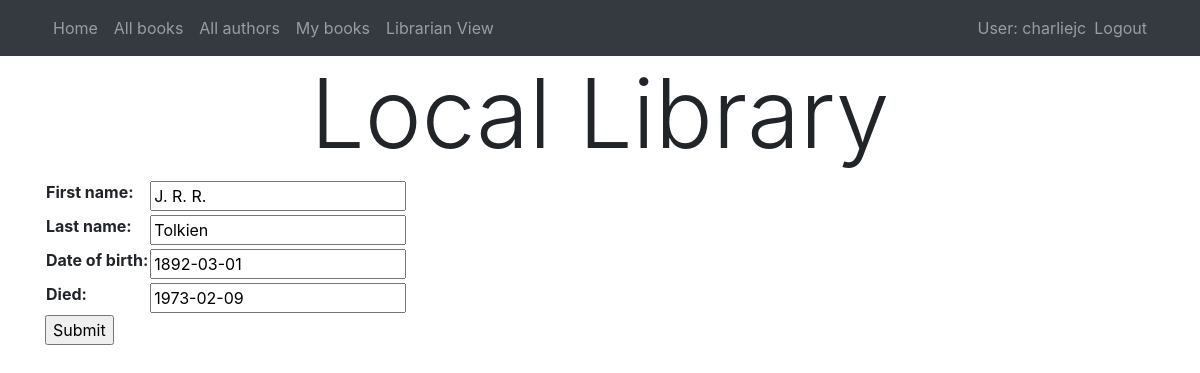
Screenshot of /catalog/author/3/update/ (signed in) with the database file from the repository.
### catalog/models.py (models this page shows, shortened)
class Author(models.Model):
    first_name = models.CharField(max_length=100)
    last_name = models.CharField(max_length=100)
    date_of_birth = models.DateField(null=True, blank=True)
    date_of_death = models.DateField('died', null=True, blank=True)
    class Meta:
        ordering = ['last_name', 'first_name']

### catalog/views.py (the view)
# urls.py: path('author/<int:pk>/update/', views.AuthorUpdate.as_view(), name='author-update'),
class AuthorUpdate(PermissionRequiredMixin, UpdateView):
    permission_required = 'catalog.can_mark_returned'
    model = Author
    fields = ['first_name', 'last_name', 'date_of_birth', 'date_of_death']

### catalog/templates/catalog/author_form.html (shortened to what this page needs)
{% extends "base.html" %}
{% block content %}
    <form action="" method="post">
        <table>
            {{ form.as_table }}
        </table>
        <input type="submit" value="Submit">
    </form>
{% endblock %}

### catalog/templates/base.html (shortened to what this page needs)
<!DOCTYPE html>
<html lang="en">
<head>
    <link rel="stylesheet" href="https://cdn.jsdelivr.net/npm/bootstrap@4.5.3/dist/css/bootstrap.min.css"
>
    {% load static %}
    <link rel="stylesheet" href="{% static 'css/styles.css' %}">
</head>
<body>
<nav class="navbar navbar-expand-lg navbar-dark bg-dark">
    <div class="container">
        <ul class="navbar-nav mr-auto">
            <li class="nav-item">
                <a class="nav-link" href="{% url 'index' %}">Home</a>
            </li>
            <li class="nav-item">
                <a class="nav-link" href="{% url 'books' %}">All books</a>
            </li>
            <li class="nav-item">
                <a class="nav-link" href="{% url 'authors' %}">All authors</a>
            </li>
            {% if user.is_authenticated %}
                <li class="nav-item">
                    <a class="nav-link" href="{% url 'my-borrowed' %}">My books</a>
                </li>
            {% endif %}
        {% if perms.catalog.can_mark_returned %}
            <li class="nav-item">
                <a class="nav-link" href="{% url 'all-borrowed' %}">Librarian View</a>
            </li>
        {% endif %}
        </ul>
        <ul class="navbar-nav">
            {% if user.is_authenticated %}
                <li class="nav-item">
                    <p class="navbar-text m-0">User: {{ user.get_username }}</p>
                </li>
                <li class="nav-item">
                    <a class="nav-link" href="{% url 'logout' %}?next={{request.path}}">Logout</a>
                </li>
            {% else %}
                <li class="nav-item">
                    <a class="nav-link" href="{% url 'login' %}?next={{request.path}}">Login</a>
                </li>
            {% endif %}
        </ul>
    </div>
</nav>
<div class="container">
    <h1 class="display-1 text-center">Local Library</h1>
    {% block content %}{% endblock %}
</div>
</body>
</html>

### catalog/static/css/styles.css (style rules this page uses)
.navbar { background-color: blue; }

### rows the page displays
Author: first_name "J. R. R.", last_name "Tolkien", date_of_birth "1892-03-01", date_of_death "1973-02-09"

### other values shown
{{ user.get_username }} "charliejc"
